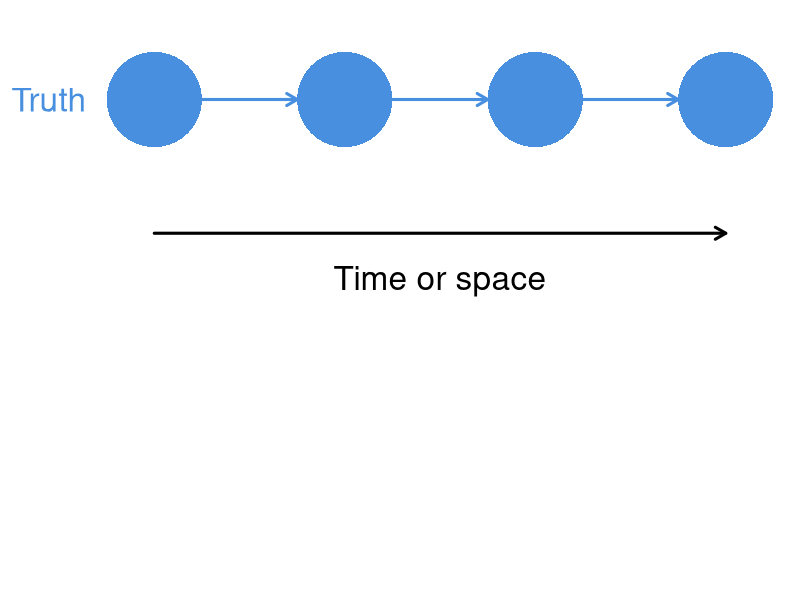
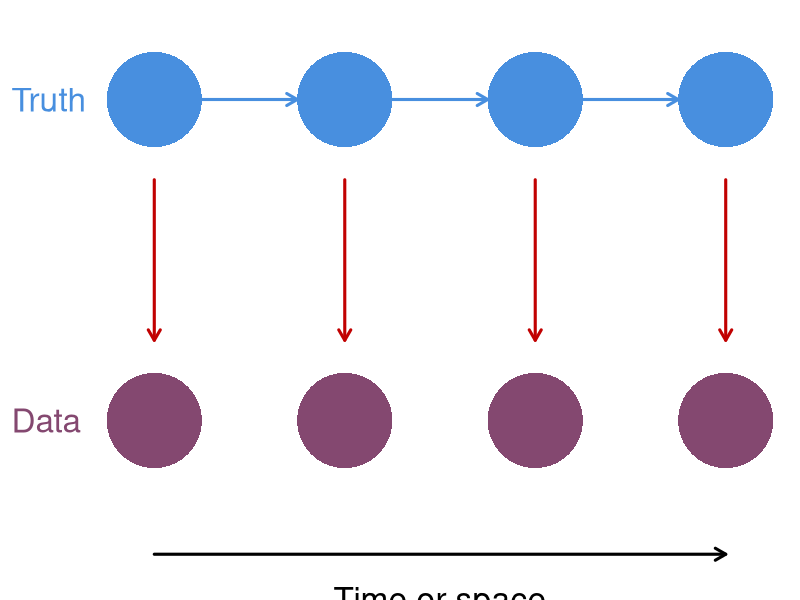
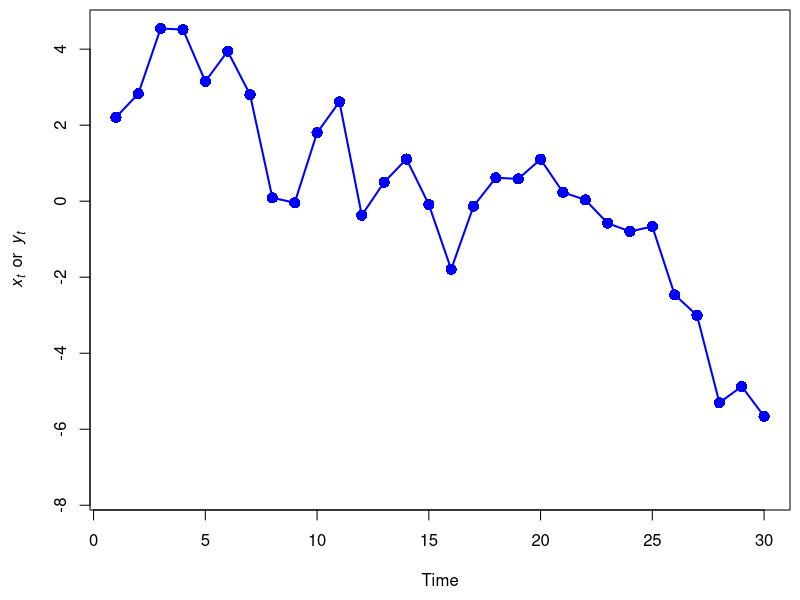
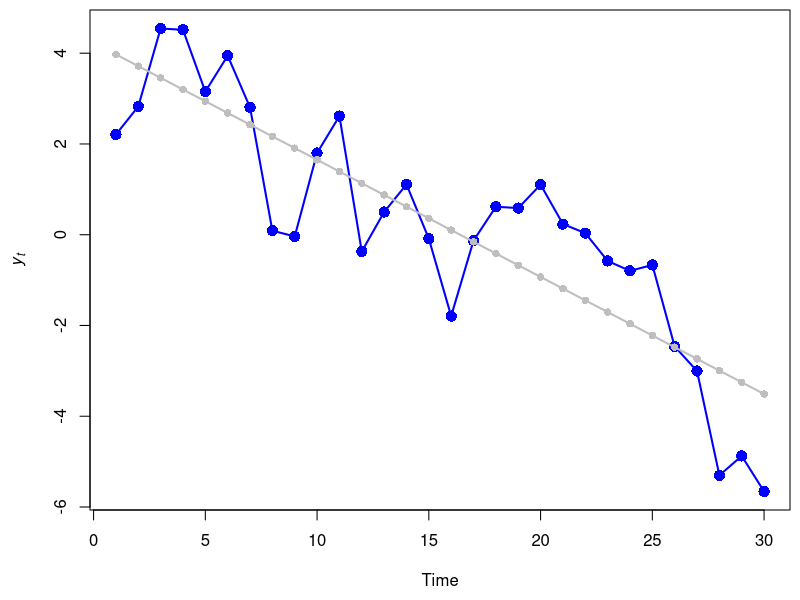
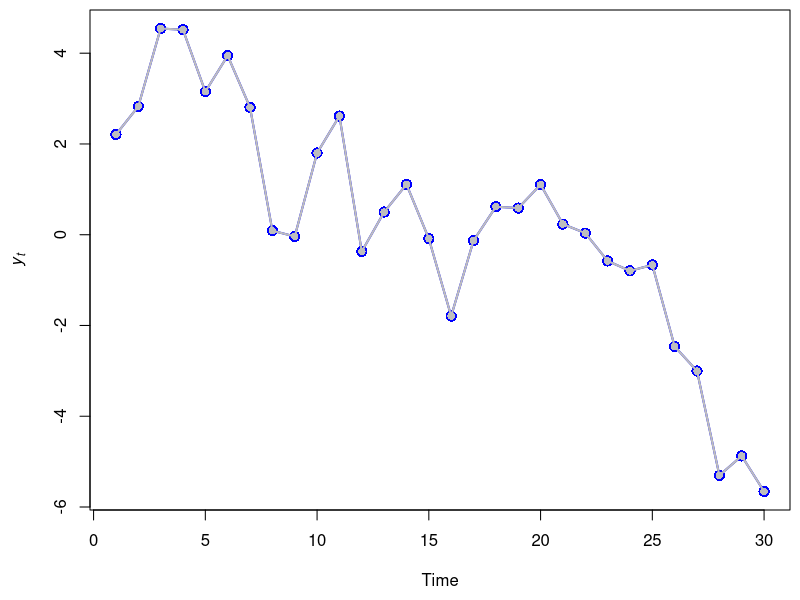
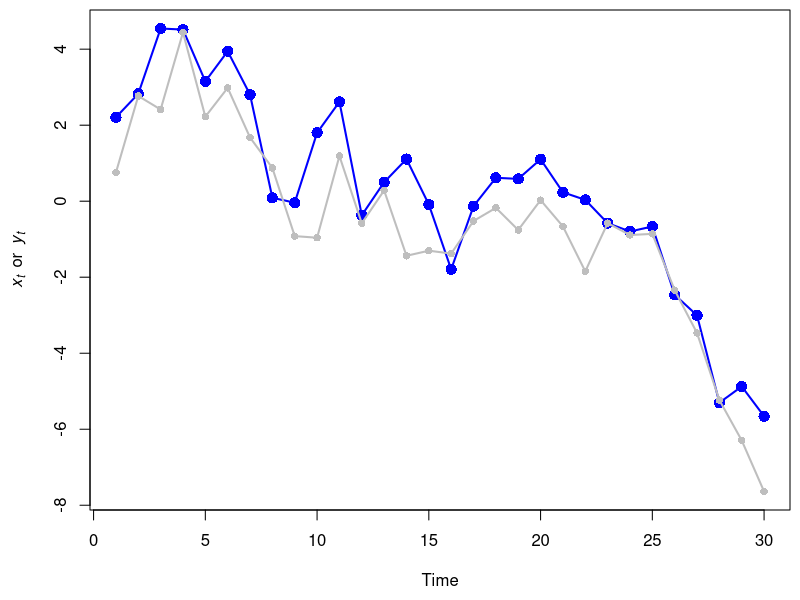

Source code (R) for these figures, in order:
## ---- chunk 1
knitr::opts_chunk$set(echo = FALSE)
set.seed(123)
## ---- chunk 2
par(mai=c(0.8,0.8,0,0), omi=rep(0,4))
## boundaries
ss <- 5
nn <- 7
rr <- ss*3
cc <- ss*nn
## mid-points
xm <- ss/2 + seq(0,cc-ss,ss)
ymt <- rr - ss/2
ymb <- ss/2
## arrow locs
x0t <- seq(ss, by=2*ss, len=3)
x1t <- x0t + ss
## empty plot space
plot(c(0,cc), c(0,rr), type="n", xlab="", ylab="",
     xaxt="n", yaxt="n", bty="n")
## top row: state
symbols(x=xm[c(1,3,5,7)], y=rep(ymt,4), circles=rep(ss/2,4),
        lty="solid",  fg=NA, bg="#488fdf",
        inches=FALSE, add=TRUE, lwd=3)
text("Truth", x=-ss, y=ymt, adj=c(0,0.5), xpd=NA,
     cex=2, col="#488fdf")
arrows(x0=x0t,x1=x1t,y0=ymt, col="#488fdf", lwd=3, length=0.12)
## Time or space
arrows(x0=ss/2, x1=cc-ss/2, y0=-ss/3+ss*2,
       length=0.12, lwd=3, xpd=NA)
text("Time or space", x=cc/2, y=-ss/2+ss*2, xpd=NA, pos=1, cex=2)
## ---- chunk 3
par(mai=c(0.8,0.8,0,0), omi=rep(0,4))
## arrow locs
x0t <- seq(ss, by=2*ss, len=3)
x1t <- x0t + ss
y0b <- rr - ss
y1b <- ss
## empty plot space
plot(c(0,cc), c(0,rr), type="n", xlab="", ylab="",
     xaxt="n", yaxt="n", bty="n")
## top row: state
symbols(x=xm[c(1,3,5,7)], y=rep(ymt,4), circles=rep(ss/2,4),
        lty="solid",  fg=NA, bg="#488fdf",
        inches=FALSE, add=TRUE, lwd=3)
text("Truth", x=-ss, y=ymt, adj=c(0,0.5), xpd=NA,
     cex=2, col="#488fdf")
## arrows
arrows(x0=x0t,x1=x1t,y0=ymt, col="#488fdf", lwd=3, length=0.12)
## bottom row: obs
symbols(x=xm[c(1,3,5,7)], y=rep(ss/2,4), circles=rep(ss/2,4),
        lty="solid",  fg=NA, bg="#844870",
        inches=FALSE, add=TRUE, lwd=3)
text("Data", x=-ss, y=ss/2, adj=c(0,0.5), xpd=NA,
     cex=2, col="#844870")
## arrows
arrows(x0=xm[c(1,3,5,7)], y0=y0b, y1=y1b,
       col="#c10101", lwd=3, length=0.12)
## Time or space
arrows(x0=ss/2, x1=cc-ss/2, y0=-ss/3,
       length=0.12, lwd=3, xpd=NA)
text("Time or space", x=cc/2, y=-ss/2, xpd=NA, pos=1, cex=2)
## ---- chunk 4
set.seed(666)

TT <- 30
  
ww <- rnorm(TT)
xx <- cumsum(ww)

ee <- rnorm(TT, 0.7)
yy <- xx + ee

par(mai = c(0.9,0.9,0.1,0.1), omi = c(0,0,0,0))
plot.ts(yy, ylim = range(xx,yy),
        lwd = 2, type = "o", pch = 16, cex = 1.5, col = "blue",
        ylab = expression(italic(x[t])~~or~~italic(y[t])))
## ---- chunk 5
theta <- coef(lm(yy ~ seq(TT)))
y_obs <- theta[1] + theta[2] * seq(TT)

par(mai = c(0.9,0.9,0.1,0.1), omi = c(0,0,0,0))
plot.ts(yy, lwd = 2, type = "o", pch = 16,  cex = 1.5, col = "blue",
        ylab = expression(italic(y[t])))
lines(y_obs, lwd = 2, type = "o", pch = 16, col = "gray")
## ---- chunk 6
par(mai = c(0.9,0.9,0.1,0.1), omi = c(0,0,0,0))
plot.ts(yy, lwd = 2, type = "o", pch = 16, cex = 1.5, col = "blue",
        ylab = expression(italic(y[t])))
lines(yy, lwd = 2, type = "o", pch = 16, col = "gray")
## ---- chunk 7
par(mai = c(0.9,0.9,0.1,0.1), omi = c(0,0,0,0))
plot.ts(yy, ylim = range(xx,yy),
        lwd = 2, type = "o", pch = 16, cex = 1.5, col = "blue",
        ylab = expression(italic(x[t])~~or~~italic(y[t])))
lines(xx, lwd = 2, type = "o", pch = 16, col = "gray")
